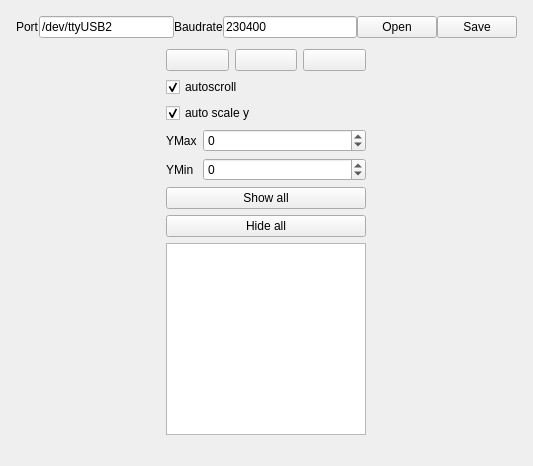
<?xml version="1.0" encoding="UTF-8"?>
<ui version="4.0">
    <class>DataPlotWidget</class>
    <widget class="QWidget" name="DataPlotWidget">
        <property name="geometry">
            <rect>
                <x>0</x>
                <y>0</y>
                <width>533</width>
                <height>408</height>
            </rect>
        </property>
        <property name="acceptDrops">
            <bool>true</bool>
        </property>
        <property name="windowTitle">
            <string>Plot</string>
        </property>
        <layout class="QGridLayout" name="gridLayout_2">
            <item row="1" column="0">
                <layout class="QGridLayout" name="gridLayout_3">
                    <property name="sizeConstraint">
                        <enum>QLayout::SetDefaultConstraint</enum>
                    </property>
                    <item row="1" column="1">
                        <layout class="QVBoxLayout" name="verticalLayout_2">
                            <property name="spacing">
                                <number>6</number>
                            </property>
                            <property name="sizeConstraint">
                                <enum>QLayout::SetDefaultConstraint</enum>
                            </property>
                            <item>
                                <layout class="QGridLayout" name="gridLayout_4">
                                    <item row="0" column="2">
                                        <widget class="QPushButton" name="clear_button">
                                            <property name="sizePolicy">
                                                <sizepolicy hsizetype="Preferred" vsizetype="Preferred">
                                                    <horstretch>0</horstretch>
                                                    <verstretch>0</verstretch>
                                                </sizepolicy>
                                            </property>
                                            <property name="toolTip">
                                                <string>clear plot</string>
                                            </property>
                                            <property name="iconSize">
                                                <size>
                                                    <width>16</width>
                                                    <height>16</height>
                                                </size>
                                            </property>
                                        </widget>
                                    </item>
                                    <item row="0" column="0">
                                        <widget class="QPushButton" name="btn_setting">
                                            <property name="text">
                                                <string/>
                                            </property>
                                        </widget>
                                    </item>
                                    <item row="2" column="0" colspan="3">
                                        <widget class="QCheckBox" name="cbox_autoscale_y">
                                            <property name="text">
                                                <string>auto scale y</string>
                                            </property>
                                            <property name="checked">
                                                <bool>true</bool>
                                            </property>
                                        </widget>
                                    </item>
                                    <item row="1" column="0" colspan="3">
                                        <widget class="QCheckBox" name="autoscroll_checkbox">
                                            <property name="text">
                                                <string>autoscroll</string>
                                            </property>
                                            <property name="checked">
                                                <bool>true</bool>
                                            </property>
                                        </widget>
                                    </item>
                                    <item row="0" column="1">
                                        <widget class="QPushButton" name="pause_button">
                                            <property name="sizePolicy">
                                                <sizepolicy hsizetype="Preferred" vsizetype="Preferred">
                                                    <horstretch>0</horstretch>
                                                    <verstretch>0</verstretch>
                                                </sizepolicy>
                                            </property>
                                            <property name="toolTip">
                                                <string>pause plot</string>
                                            </property>
                                            <property name="iconSize">
                                                <size>
                                                    <width>16</width>
                                                    <height>16</height>
                                                </size>
                                            </property>
                                            <property name="checkable">
                                                <bool>true</bool>
                                            </property>
                                        </widget>
                                    </item>
                                </layout>
                            </item>
                            <item>
                                <layout class="QHBoxLayout" name="horizontalLayout"/>
                            </item>
                            <item>
                                <layout class="QFormLayout" name="formLayout">
                                    <item row="0" column="0">
                                        <widget class="QLabel" name="yMaxLabel">
                                            <property name="text">
                                                <string>YMax</string>
                                            </property>
                                        </widget>
                                    </item>
                                    <item row="0" column="1">
                                        <widget class="QSpinBox" name="yMaxSpinBox">
                                            <property name="minimum">
                                                <number>-32767</number>
                                            </property>
                                            <property name="maximum">
                                                <number>32767</number>
                                            </property>
                                        </widget>
                                    </item>
                                    <item row="1" column="0">
                                        <widget class="QLabel" name="yMinLabel">
                                            <property name="text">
                                                <string>YMin</string>
                                            </property>
                                        </widget>
                                    </item>
                                    <item row="1" column="1">
                                        <widget class="QSpinBox" name="yMinSpinBox">
                                            <property name="minimum">
                                                <number>-32767</number>
                                            </property>
                                            <property name="maximum">
                                                <number>32767</number>
                                            </property>
                                        </widget>
                                    </item>
                                </layout>
                            </item>
                            <item>
                                <widget class="QPushButton" name="btn_showall">
                                    <property name="sizePolicy">
                                        <sizepolicy hsizetype="Minimum" vsizetype="Fixed">
                                            <horstretch>0</horstretch>
                                            <verstretch>0</verstretch>
                                        </sizepolicy>
                                    </property>
                                    <property name="maximumSize">
                                        <size>
                                            <width>200</width>
                                            <height>16777215</height>
                                        </size>
                                    </property>
                                    <property name="text">
                                        <string>Show all</string>
                                    </property>
                                </widget>
                            </item>
                            <item>
                                <widget class="QPushButton" name="btn_hideall">
                                    <property name="maximumSize">
                                        <size>
                                            <width>200</width>
                                            <height>16777215</height>
                                        </size>
                                    </property>
                                    <property name="text">
                                        <string>Hide all</string>
                                    </property>
                                </widget>
                            </item>
                            <item>
                                <widget class="QListWidget" name="listWidgetChannels">
                                    <property name="sizePolicy">
                                        <sizepolicy hsizetype="Minimum" vsizetype="MinimumExpanding">
                                            <horstretch>0</horstretch>
                                            <verstretch>0</verstretch>
                                        </sizepolicy>
                                    </property>
                                    <property name="maximumSize">
                                        <size>
                                            <width>200</width>
                                            <height>16777215</height>
                                        </size>
                                    </property>
                                </widget>
                            </item>
                        </layout>
                    </item>
                    <item row="1" column="0">
                        <layout class="QVBoxLayout" name="plotLayout"/>
                    </item>
                </layout>
            </item>
            <item row="0" column="0">
                <layout class="QHBoxLayout" name="dataPlotControls">
                    <property name="spacing">
                        <number>0</number>
                    </property>
                    <property name="leftMargin">
                        <number>5</number>
                    </property>
                    <property name="topMargin">
                        <number>5</number>
                    </property>
                    <property name="rightMargin">
                        <number>5</number>
                    </property>
                    <property name="bottomMargin">
                        <number>5</number>
                    </property>
                    <item>
                        <widget class="QLabel" name="label">
                            <property name="text">
                                <string>Port</string>
                            </property>
                        </widget>
                    </item>
                    <item>
                        <widget class="QLineEdit" name="edit_port">
                            <property name="text">
                                <string>/dev/ttyUSB2</string>
                            </property>
                        </widget>
                    </item>
                    <item>
                        <widget class="QLabel" name="label_2">
                            <property name="text">
                                <string>Baudrate</string>
                            </property>
                        </widget>
                    </item>
                    <item>
                        <widget class="QLineEdit" name="edit_baudrate">
                            <property name="text">
                                <string>230400</string>
                            </property>
                        </widget>
                    </item>
                    <item>
                        <widget class="QPushButton" name="btn_open">
                            <property name="text">
                                <string>Open</string>
                            </property>
                            <property name="iconSize">
                                <size>
                                    <width>16</width>
                                    <height>16</height>
                                </size>
                            </property>
                            <property name="checkable">
                                <bool>true</bool>
                            </property>
                        </widget>
                    </item>
                    <item>
                        <widget class="QPushButton" name="btn_save">
                            <property name="text">
                                <string>Save</string>
                            </property>
                        </widget>
                    </item>
                </layout>
            </item>
            <item row="2" column="0">
                <widget class="QLabel" name="label_status">
                    <property name="text">
                        <string/>
                    </property>
                </widget>
            </item>
        </layout>
    </widget>
    <resources/>
    <connections/>
</ui>
